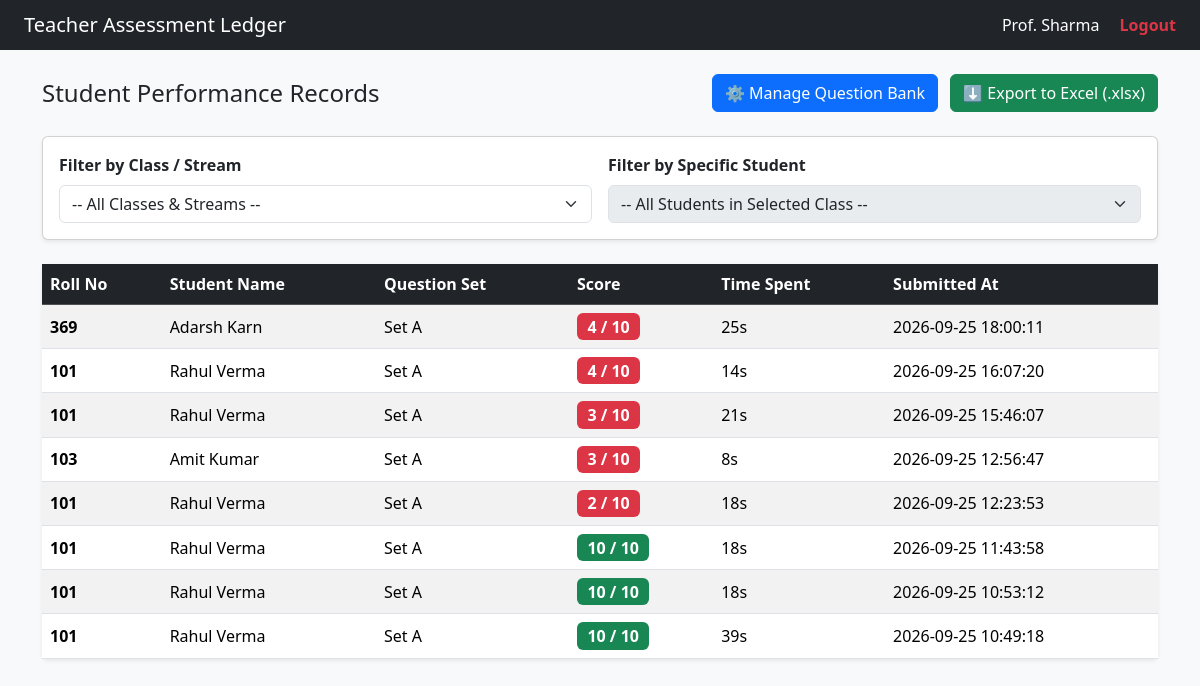
/teacher/dashboard (signed in), run on the app's committed database.
### models.py (models this page shows)
class TestResult(db.Model):
    __tablename__ = 'test_results'
    id = db.Column(db.Integer, primary_key=True)
    student_id = db.Column(db.Integer, db.ForeignKey('users.id'), nullable=False)
    set_id = db.Column(db.Integer, db.ForeignKey('question_sets.id'), nullable=False)
    score = db.Column(db.Integer, nullable=False)  # out of 10
    time_taken_seconds = db.Column(db.Integer, nullable=False)
    submitted_at = db.Column(db.DateTime, default=datetime.utcnow)
    student = db.relationship('User', backref='results', lazy=True)
    question_set = db.relationship('QuestionSet', backref='results', lazy=True)

class User(db.Model):
    __tablename__ = 'users'
    id = db.Column(db.Integer, primary_key=True)
    full_name = db.Column(db.String(100), nullable=False)
    email = db.Column(db.String(150), unique=True, nullable=False)
    password = db.Column(db.String(255), nullable=False)
    role = db.Column(db.String(20), nullable=False)  # 'student' or 'teacher'
    roll_number = db.Column(db.String(50), unique=True, nullable=True)
    class_id = db.Column(db.Integer, db.ForeignKey('classes.id'), nullable=True)

class QuestionSet(db.Model):
    __tablename__ = 'question_sets'
    id = db.Column(db.Integer, primary_key=True)
    chapter_id = db.Column(db.Integer, db.ForeignKey('chapters.id'), nullable=False)
    set_title = db.Column(db.String(50), nullable=False)  # e.g., "Set A"
    time_limit = db.Column(db.Integer, default=10, nullable=False)  # minutes
    total_marks = db.Column(db.Integer, default=10, nullable=False)
    questions = db.relationship('Question', backref='set_parent', lazy=True)

### app.py (the view)
@app.route('/teacher/dashboard')
def teacher_dashboard():
    if 'user_id' not in session or session.get('role') != 'teacher':
        return redirect(url_for('login'))
    classes = Class.query.order_by(Class.id).all()
    selected_class_id = request.args.get('class_id', type=int)
    students = User.query.filter_by(role='student', class_id=selected_class_id).all() if selected_class_id else []
    selected_student_id = request.args.get('student_id', type=int)
    query = TestResult.query
    if selected_student_id:
        query = query.filter_by(student_id=selected_student_id)
    elif selected_class_id:
        student_ids = [s.id for s in students]
        query = query.filter(TestResult.student_id.in_(student_ids))
    results = query.order_by(TestResult.submitted_at.desc()).all()
    return render_template(
        'teacher_dashboard.html',
        classes=classes,
        students=students,
        results=results,
        selected_class_id=selected_class_id,
        selected_student_id=selected_student_id
    )

### templates/teacher_dashboard.html (shortened to what this page needs)
<!DOCTYPE html>
<html lang="en">
<head>
  <link href="https://cdn.jsdelivr.net/npm/bootstrap@5.3.3/dist/css/bootstrap.min.css" rel="stylesheet">
</head>
<body class="bg-light pb-5">
<nav class="navbar navbar-dark bg-dark px-4 mb-4">
  <span class="navbar-brand mb-0 h1">Teacher Assessment Ledger</span>
  <div>
    <span class="text-white me-3">{{ session.get('full_name', 'Teacher') }}</span>
    <a href="/logout" class="text-danger text-decoration-none fw-bold">Logout</a>
  </div>
</nav>
<div class="container my-4">
  <div class="d-flex justify-content-between align-items-center mb-4">
    <h4 class="mb-0">Student Performance Records</h4>
    <div>
      <a href="/teacher/manage-questions" class="btn btn-primary me-2">⚙ Manage Question Bank</a>
      <a href="/teacher/export-excel" class="btn btn-success">⬇ Export to Excel (.xlsx)</a>
    </div>
  </div>
  <div class="card p-3 mb-4 shadow-sm bg-white">
    <div class="row g-3">
      <div class="col-md-6">
        <label class="form-label fw-bold">Filter by Class / Stream</label>
        <select class="form-select" onchange="location = '/teacher/dashboard?class_id=' + this.value;">
          <option value="">-- All Classes & Streams --</option>
        </select>
      </div>
      <div class="col-md-6">
        <label class="form-label fw-bold">Filter by Specific Student</label>
        <select class="form-select" onchange="location = '/teacher/dashboard?class_id={{ selected_class_id }}&student_id=' + this.value;" {% if not students %}disabled{% endif %}>
          <option value="">-- All Students in Selected Class --</option>
        </select>
      </div>
    </div>
  </div>
  <div class="card shadow-sm border-0">
    <div class="table-responsive">
      <table class="table table-striped table-hover align-middle mb-0">
        <thead class="table-dark">
          <tr>
            <th scope="col">Roll No</th>
            <th scope="col">Student Name</th>
            <th scope="col">Question Set</th>
            <th scope="col">Score</th>
            <th scope="col">Time Spent</th>
            <th scope="col">Submitted At</th>
          </tr>
        </thead>
        <tbody>
          {% for r in results %}
          <tr>
            <td><strong>{{ r.student.roll_number if r.student else 'N/A' }}</strong></td>
            <td>{{ r.student.full_name if r.student else 'Unknown' }}</td>
            <td>{{ r.question_set.set_title if r.question_set else ('Set #' ~ r.set_id) }}</td>
            <td>
              <span class="badge bg-{{ 'success' if r.score >= 5 else 'danger' }} fs-6">
                {{ r.score }} / 10
              </span>
            </td>
            <td>{{ r.time_taken_seconds }}s</td>
            <td>{{ r.submitted_at.strftime('%Y-%m-%d %H:%M:%S') }}</td>
          </tr>
          {% else %}
          <tr>
            <td colspan="6" class="text-center text-muted py-5">
              <em>No student test attempts found for the selected filter.</em>
            </td>
          </tr>
          {% endfor %}
        </tbody>
      </table>
    </div>
  </div>
</div>
</body>
</html>

### data on the page
TestResult: student "369", student "Adarsh Karn", question_set "Set A", score "4", time_taken_seconds "25", submitted_at "2026-09-25 18:00:11"
TestResult: student "101", student "Rahul Verma", question_set "Set A", score "4", time_taken_seconds "14", submitted_at "2026-09-25 16:07:20"
TestResult: student "101", student "Rahul Verma", question_set "Set A", score "3", time_taken_seconds "21", submitted_at "2026-09-25 15:46:07"
TestResult: student "103", student "Amit Kumar", question_set "Set A", score "3", time_taken_seconds "8", submitted_at "2026-09-25 12:56:47"
TestResult: student "101", student "Rahul Verma", question_set "Set A", score "2", time_taken_seconds "18", submitted_at "2026-09-25 12:23:53"
TestResult: student "101", student "Rahul Verma", question_set "Set A", score "10", time_taken_seconds "18", submitted_at "2026-09-25 11:43:58"
TestResult: student "101", student "Rahul Verma", question_set "Set A", score "10", time_taken_seconds "18", submitted_at "2026-09-25 10:53:12"
TestResult: student "101", student "Rahul Verma", question_set "Set A", score "10", time_taken_seconds "39", submitted_at "2026-09-25 10:49:18"

### other printed values
{{ session.get('full_name', 'Teacher') }} "Prof. Sharma"
